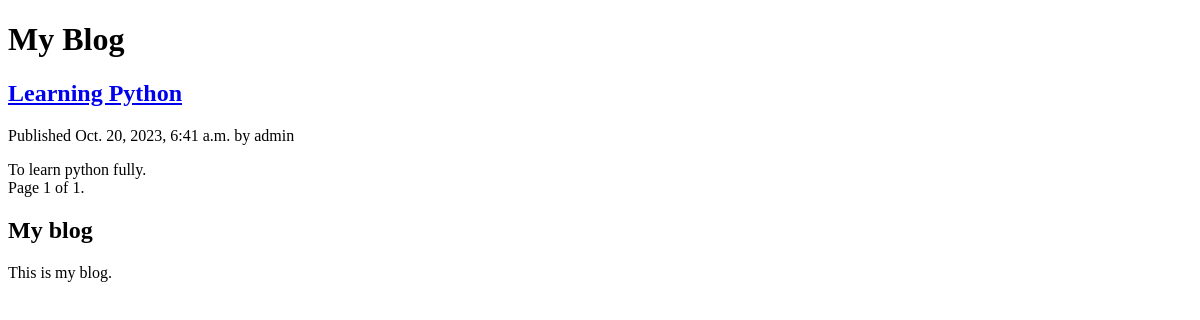
The app's page /, older data.
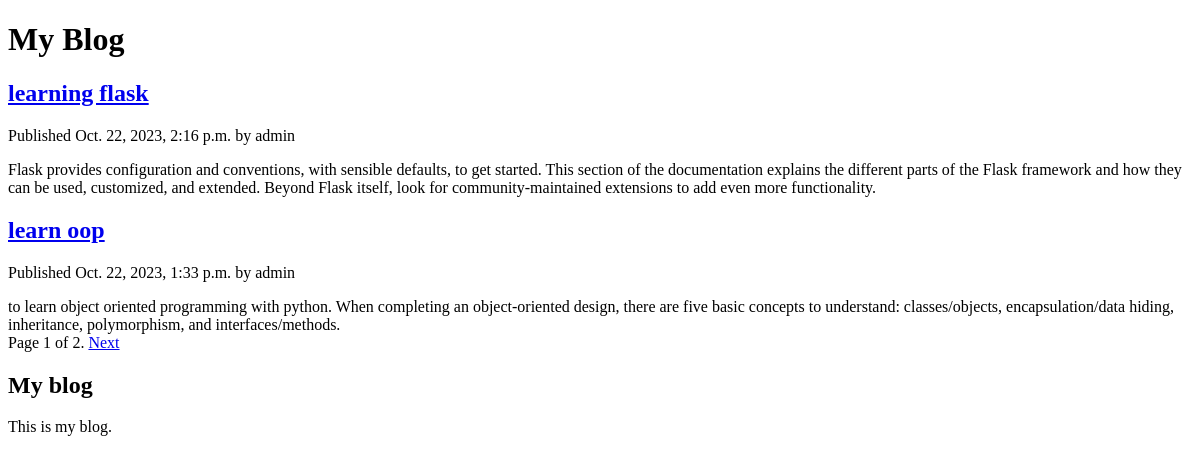
The same page, newer data.
### blog/models.py (models this page shows, shortened)
class Post(models.Model):
  class Status(models.TextChoices):
    DRAFT = 'DF','Draft'
    PUBLISHED = 'PB', 'Published'
  title = models.CharField(max_length=250)
  slug =  models.SlugField(max_length=250, unique_for_date='publish')
  author = models.ForeignKey(User, on_delete=models.CASCADE,related_name='blog_posts')
  body = models.TextField()
  publish = models.DateTimeField(default = timezone.now)
  created = models.DateTimeField(auto_now_add=True)
  updated = models.DateTimeField(auto_now=True)
  status = models.CharField(max_length=2,choices=Status.choices,default=Status.DRAFT)
  objects = models.Manager()
  published = PublishedManager()
  class Meta:
    ordering = ['-publish']
    indexes = [
      models.Index(fields=['-publish']),
      ]
  def get_absolute_url(self):
    return reverse('blog:post_detail',
                   args=[
                     self.publish.year,
                     self.publish.month,
                     self.publish.day,
                     self.slug
                   ])

### blog/views.py (the view)
# urls.py: path('', views.post_list, name='post_list'),
def post_list(request):
  post_list = Post.published.all()
  paginator = Paginator(post_list,2)
  page_number = request.GET.get('page',1)
  try:
    posts = paginator.page(page_number)
  except EmptyPage:
    posts = paginator.page(paginator.num_pages)
  except PageNotAnInteger:
    posts = paginator.page(1)
  return render(request, 'blog/list.html',{'posts':posts})

### blog/models.py (called while the page is built)
  def get_queryset(self):
    return super().get_queryset().filter(status=Post.Status.PUBLISHED)

### blog/templates/blog/list.html (shortened to what this page needs)
{% extends "base.html" %}
{% block content %}
  <h1>My Blog</h1>
  {% for post in posts %}
    <h2>
      <a href="{{ post.get_absolute_url }}">
        {{ post.title }}
      </a>
    </h2>
    <p class="date">
      Published {{ post.publish }} by {{ post.author }}
    </p>
       {{ post.body }}
  {% endfor %}
  {% include 'blog/pagination.html' with page=posts %}
{% endblock %}

### templates/base.html (shortened to what this page needs)
{% load static %}
<!DOCTYPE html>
<html>
<head>
  <link href="{% static "css/blog.css" %}" rel="stylesheet">
</head>
<body>
  <div id="content">
    {% block content %}
    {% endblock %}
  </div>
  <div id="sidebar">
    <h2>My blog</h2>
    <p>This is my blog.</p>
  </div>
</body>
</html>

### blog/templates/blog/pagination.html (shortened to what this page needs)
<div class="pagination">
  <span class="step-links">
    <span class="currenr">
      Page {{ page.number }} of {{ page.paginator.num_pages }}.
    </span>
      {% if page.has_next %}
        <a href="?page={{ page.next_page_number }}">Next</a>
      {% endif %}
  </span>
</div>

Row changes from the older to the newer data that the page shows:
no longer on this page (row unchanged): Post: title "Learning Python", publish "Oct. 20, 2023, 6:41 a.m.", author "admin", body "To learn python fully."
added Post: title "learning flask", publish "Oct. 22, 2023, 2:16 p.m.", author "admin", body "Flask provides configuration and conventions, with sensible defaults, to get started. This section of the documentation explains the different parts of the Flask framework and how they can be used, customized, and extended. Beyond Flask itself, look for community-maintained extensions to add even more functionality."
added Post: title "learn oop", publish "Oct. 22, 2023, 1:33 p.m.", author "admin", body "to learn object oriented programming with python. When completing an object-oriented design, there are five basic concepts to understand: classes/objects, encapsulation/data hiding, inheritance, polymorphism, and interfaces/methods."
Text that changed along with them:
{{ page.paginator.num_pages }}: "1" → "2"
text now shown: "Next"
